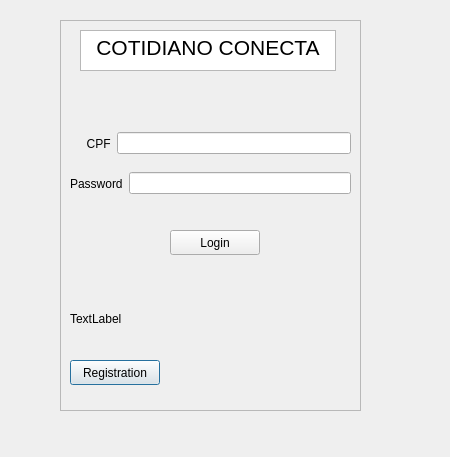
<?xml version="1.0" encoding="UTF-8"?>
<ui version="4.0">
 <class>loginWIndow</class>
 <widget class="QDialog" name="loginWIndow">
  <property name="geometry">
   <rect>
    <x>0</x>
    <y>0</y>
    <width>450</width>
    <height>457</height>
   </rect>
  </property>
  <property name="windowTitle">
   <string>Dialog</string>
  </property>
  <widget class="QFrame" name="frame">
   <property name="geometry">
    <rect>
     <x>60</x>
     <y>20</y>
     <width>301</width>
     <height>391</height>
    </rect>
   </property>
   <property name="frameShape">
    <enum>QFrame::StyledPanel</enum>
   </property>
   <property name="frameShadow">
    <enum>QFrame::Raised</enum>
   </property>
   <widget class="QPushButton" name="regButton">
    <property name="geometry">
     <rect>
      <x>10</x>
      <y>340</y>
      <width>90</width>
      <height>25</height>
     </rect>
    </property>
    <property name="text">
     <string>Registration</string>
    </property>
   </widget>
   <widget class="QTextBrowser" name="textBrowser">
    <property name="geometry">
     <rect>
      <x>20</x>
      <y>10</y>
      <width>256</width>
      <height>41</height>
     </rect>
    </property>
    <property name="html">
     <string>&lt;!DOCTYPE HTML PUBLIC &quot;-//W3C//DTD HTML 4.0//EN&quot; &quot;http://www.w3.org/TR/REC-html40/strict.dtd&quot;&gt;
&lt;html&gt;&lt;head&gt;&lt;meta name=&quot;qrichtext&quot; content=&quot;1&quot; /&gt;&lt;meta charset=&quot;utf-8&quot; /&gt;&lt;style type=&quot;text/css&quot;&gt;
p, li { white-space: pre-wrap; }
hr { height: 1px; border-width: 0; }
li.unchecked::marker { content: &quot;\2610&quot;; }
li.checked::marker { content: &quot;\2612&quot;; }
&lt;/style&gt;&lt;/head&gt;&lt;body style=&quot; font-family:'Ubuntu'; font-size:11pt; font-weight:400; font-style:normal;&quot;&gt;
&lt;p align=&quot;center&quot; style=&quot; margin-top:0px; margin-bottom:0px; margin-left:0px; margin-right:0px; -qt-block-indent:0; text-indent:0px;&quot;&gt;&lt;span style=&quot; font-size:16pt;&quot;&gt;COTIDIANO CONECTA&lt;/span&gt;&lt;/p&gt;&lt;/body&gt;&lt;/html&gt;</string>
    </property>
   </widget>
   <widget class="QWidget" name="layoutWidget">
    <property name="geometry">
     <rect>
      <x>10</x>
      <y>150</y>
      <width>281</width>
      <height>27</height>
     </rect>
    </property>
    <layout class="QHBoxLayout" name="horizontalLayout_2">
     <item>
      <widget class="QLabel" name="label_2">
       <property name="text">
        <string>Password</string>
       </property>
      </widget>
     </item>
     <item>
      <widget class="QLineEdit" name="passwordLine">
       <property name="echoMode">
        <enum>QLineEdit::Password</enum>
       </property>
      </widget>
     </item>
    </layout>
   </widget>
   <widget class="QWidget" name="layoutWidget_2">
    <property name="geometry">
     <rect>
      <x>10</x>
      <y>110</y>
      <width>281</width>
      <height>27</height>
     </rect>
    </property>
    <layout class="QHBoxLayout" name="horizontalLayout">
     <item>
      <widget class="QLabel" name="label">
       <property name="text">
        <string>     CPF</string>
       </property>
      </widget>
     </item>
     <item>
      <widget class="QLineEdit" name="cpfLine"/>
     </item>
    </layout>
   </widget>
   <widget class="QPushButton" name="loginButton">
    <property name="geometry">
     <rect>
      <x>110</x>
      <y>210</y>
      <width>90</width>
      <height>25</height>
     </rect>
    </property>
    <property name="text">
     <string>Login</string>
    </property>
   </widget>
   <widget class="QLabel" name="label_3">
    <property name="geometry">
     <rect>
      <x>10</x>
      <y>290</y>
      <width>291</width>
      <height>17</height>
     </rect>
    </property>
    <property name="text">
     <string>TextLabel</string>
    </property>
   </widget>
  </widget>
 </widget>
 <resources/>
 <connections/>
</ui>
